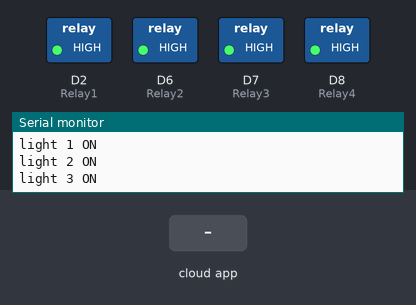
The sketch below on a simulated ESP8266 (NodeMCU). On the bench: switched loads named in the sketch (green lamp = pin HIGH), the last lines printed to the serial monitor. The test bench sets the inputs (shaded band). WiFi joins after 1.5 s; servers stay silent unless stated; the Firebase database answers and starts empty.

Above: at 3.3 s.
3.4 s: the phone or cloud app sets S1 to 1
At 4.2 s:
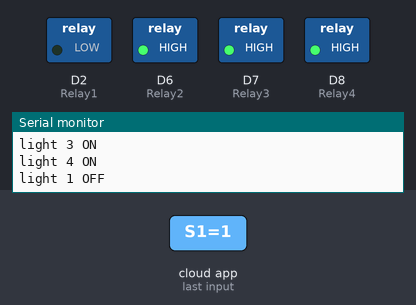
4.9 s: the phone or cloud app sets S2 to 1
At 6.3 s:
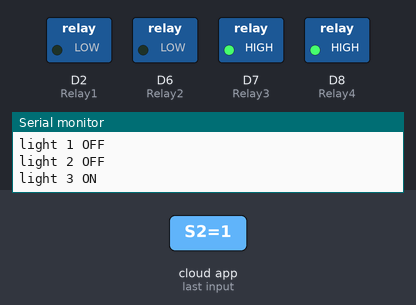
6.9 s: the phone or cloud app sets S3 to 1
At 8.5 s:
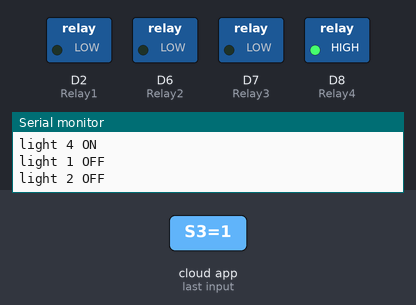
8.8 s: the phone or cloud app sets S4 to 1
At 10.5 s:
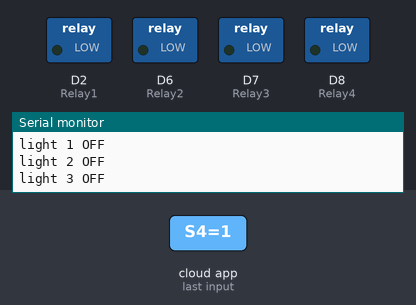
10.8 s: the phone or cloud app sets S1 to 0
At 11.7 s:
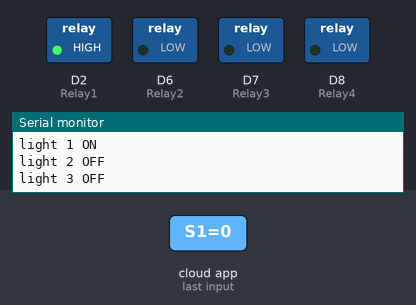
12.7 s: the phone or cloud app sets S2 to 0
At 13.8 s:
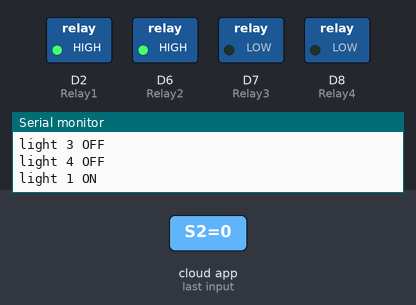
Timing chart, 0 to 15.7 s (numbered marks = the images above; inputs shaded):
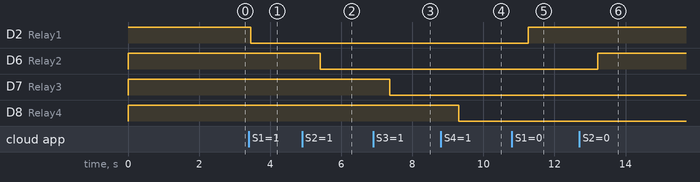

The sketch:

27May_Firebase_HomeAutomation.ino
```cpp
#include <ESP8266WiFi.h>
#include<FirebaseArduino.h>
#define FIREBASE_HOST "home-automation-523a2.firebaseio.com"                     //Your Firebase Project URL goes here without "http:" , "\" and "/"
#define WIFI_SSID "@nk@n"                                               //your WiFi SSID for which yout NodeMCU connects
#define WIFI_PASSWORD "gunsnroses"                                      //Password of your wifi network

#define Relay1 D2
int val1;

#define Relay2 D6
int val2;

#define Relay3 D7
int val3;

#define Relay4 D8
int val4;

void setup()
{
  Serial.begin(115200);                                                   // Select the same baud rate if you want to see the datas on Serial Monitor
  pinMode(Relay1,OUTPUT);
  pinMode(Relay2,OUTPUT);
  pinMode(Relay3,OUTPUT);
  pinMode(Relay4,OUTPUT);

  digitalWrite(Relay1,HIGH);
  digitalWrite(Relay2,HIGH);
  digitalWrite(Relay3,HIGH);
  digitalWrite(Relay4,HIGH);

  WiFi.begin(WIFI_SSID,WIFI_PASSWORD);
  Serial.print("connecting");
  while (WiFi.status()!=WL_CONNECTED){
    Serial.print(".");
    delay(500);
  }
  Serial.println();
  Serial.print("connected:");
  Serial.println(WiFi.localIP());

  Firebase.begin(FIREBASE_HOST); //Firebase.begin(FIREBASE_HOST, FIREBASE_AUTH);
  Firebase.setInt("S1",0);                     //Here the varialbe"S1","S2","S3" and "S4" needs to be the one which is used in our Firebase and MIT App Inventor
  Firebase.setInt("S2",0);
  Firebase.setInt("S3",0);
  Firebase.setInt("S4",0);

}

void loop()
{
 val1=Firebase.getString("S1").toInt();                                        //Reading the value of the varialble Status from the firebase
  if(val1==1)                                                             // If, the Status is 1, turn on the Relay1
  {
      digitalWrite(Relay1,LOW);
      Serial.println("light 1 OFF");
  }
  if(val1==0)                                                      // If, the Status is 0, turn Off the Relay1
  {
     digitalWrite(Relay1,HIGH);
     Serial.println("light 1 ON");
   }

  val2=Firebase.getString("S2").toInt();                                        //Reading the value of the varialble Status from the firebase

  if(val2==1)                                                             // If, the Status is 1, turn on the Relay2
     {
      digitalWrite(Relay2,LOW);
      Serial.println("light 2 OFF");
    }
    if(val2==0)                                                      // If, the Status is 0, turn Off the Relay2
    {
      digitalWrite(Relay2,HIGH);
      Serial.println("light 2 ON");
    }

   val3=Firebase.getString("S3").toInt();                                        //Reading the value of the varialble Status from the firebase

  if(val3==1)                                                             // If, the Status is 1, turn on the Relay3
     {
      digitalWrite(Relay3,LOW);
      Serial.println("light 3 OFF");
    }
    if(val3==0)                                                      // If, the Status is 0, turn Off the Relay3
    {
      digitalWrite(Relay3,HIGH);
      Serial.println("light 3 ON");
    }

   val4=Firebase.getString("S4").toInt();                                        //Reading the value of the varialble Status from the firebase
  if(val4==1)                                                             // If, the Status is 1, turn on the Relay4
     {
      digitalWrite(Relay4,LOW);
      Serial.println("light 4 OFF");
    }
    if(val4==0)                                                      // If, the Status is 0, turn Off the Relay4
    {
      digitalWrite(Relay4,HIGH);
      Serial.println("light 4 ON");
    }
}
```

Measured:
- after the input at 3.4 s, D2 (Relay1): HIGH → LOW after 0.05 s
- after the input at 4.9 s, D6 (Relay2): HIGH → LOW after 0.51 s
- after the input at 6.9 s, D7 (Relay3): HIGH → LOW after 0.46 s
- after the input at 8.8 s, D8 (Relay4): HIGH → LOW after 0.51 s
- after the input at 10.8 s, D2 (Relay1): LOW → HIGH after 0.46 s
- after the input at 12.7 s, D6 (Relay2): LOW → HIGH after 0.52 s
